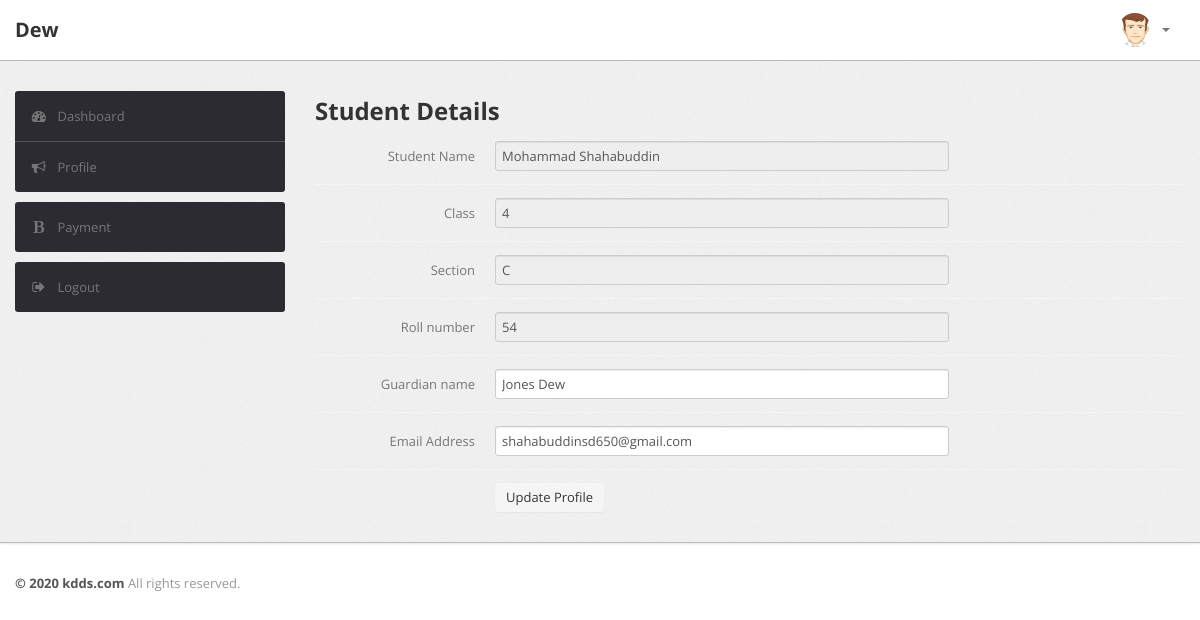
The page /edit_profile.php (signed in) on the database its author committed.
### tables this page shows
CREATE TABLE `student` (
  `id` int(11) NOT NULL,
  `username` varchar(200) NOT NULL,
  `name` varchar(200) NOT NULL,
  `guardian` varchar(200) NOT NULL,
  `class` int(11) NOT NULL,
  `section` varchar(200) NOT NULL,
  `roll` int(11) NOT NULL,
  `email` varchar(200) NOT NULL,
  `password` varchar(200) NOT NULL,
  `date` timestamp NOT NULL DEFAULT CURRENT_TIMESTAMP ON UPDATE CURRENT_TIMESTAMP
);

### edit_profile.php (the view, shortened to what this page needs)
<?php
    include"includes/config.php";
?>
<?php include"includes/header.php"; ?>
<body>
    <?php include"includes/nav.php"; ?>
    <div class="wrapper">
        <div class="container">
            <div class="row">
                <?php include"includes/side_bar.php"; ?>
                <div class="span9">
                    <div class="content">
                        <h2>Student Details</h2>
                        <?php
                            if(isset($_SESSION['username'])){
                                $username = $_SESSION['username'];
                            }
                            $query = "SELECT * FROM student WHERE username = '$username' ";
                            $select_query = mysqli_query($connection, $query);
                            while($row = mysqli_fetch_assoc($select_query)){
                                $name = $row['name'];
                                $guardian = $row['guardian'];
                                $class = $row['class'];
                                $section = $row['section'];
                                $roll = $row['roll'];
                                $email = $row['email'];
                            }
                        ?>
                        <form class="form-horizontal row-fluid" method="post">
                            <div class="control-group">
                                <label class="control-label" for="basicinput">Student Name</label>
                                <div class="controls">
                                    <input type="text" id="basicinput" placeholder="Type something here..." class="span8" value="<?php echo $name; ?>" disabled>
                                </div>
                            </div>
                            <div class="control-group">
                                <label class="control-label" for="basicinput">Class</label>
                                <div class="controls">
                                    <input type="text" id="basicinput" placeholder="Type something here..." class="span8" value="<?php echo $class; ?>" disabled>
                                </div>
                            </div>
                            <div class="control-group">
                                <label class="control-label" for="basicinput">Section</label>
                                <div class="controls">
                                    <input type="text" id="basicinput" placeholder="Type something here..." class="span8" value="<?php echo $section; ?>" disabled>
                                </div>
                            </div>
                            <div class="control-group">
                                <label class="control-label" for="basicinput">Roll number</label>
                                <div class="controls">
                                    <input type="text" id="basicinput" placeholder="Type something here..." class="span8" value="<?php echo $roll; ?>" disabled>
                                </div>
                            </div>
                            <div class="control-group">
                                <label class="control-label" for="basicinput">Guardian name</label>
                                <div class="controls">
                                    <input type="text" id="basicinput" placeholder="Type something here..." class="span8" value="<?php echo $guardian; ?>" name="guardian">
                                </div>
                            </div>
                            <div class="control-group">
                                <label class="control-label" for="basicinput">Email Address</label>
                                <div class="controls">
                                    <input type="text" id="basicinput" placeholder="Type something here..." class="span8" value="<?php echo $email; ?>" name="email">
                                </div>
                            </div>
                            <div class="control-group">
                                <div class="controls">
                                    <button type="submit" class="btn" name="update-profile">Update Profile</button>
                                </div>
                            </div>
                        </form>
                    </div>
                </div>
            </div>
        </div>
    </div>
<?php include"includes/footer.php"; ?>

### css/theme.css (style rules this page uses)
body { font-size: 13px; font-family: 'Open Sans', Arial, sans-serif; background: #fff; color: #777 }
h1, h2, h3, h4, h5, h6 { color: #333; margin-top: 0 }
h2 { font-size: 24px }
.wrapper { background: url(../images/bg.png) #eee; border-bottom: 1px solid #bbb; -webkit-box-shadow: 0 1px 2px rgba(0,0,0,0.1); -moz-box-shadow: 0 1px 2px rgba(0,0,0,0.1); box-shadow: 0 1px 2px rgba(0,0,0,0.1); padding: 30px 0 }
form { margin: 0 }
select, textarea, input[type="text"], input[type="password"], input[type="datetime"], input[type="datetime-local"], input[type="date"], input[type="month"], input[type="time"], input[type="week"], input[type="number"], input[type="email"], input[type="url"], input[type="search"], input[type="tel"], input[type="color"], .uneditable-input, label, input, button, select, textarea { -webkit-border-radius: 3px; -moz-border-radius: 3px; border-radius: 3px; font-size: 13px; font-family: 'Open Sans', Tahoma, Arial, sans-serif }
.form-horizontal .control-group, .form-vertical .control-group { margin-bottom: 0 }
.form-horizontal .control-group+.control-group, .form-vertical .control-group+.control-group { margin-top: 13px; padding-top: 13px; border-top: 1px solid #f5f5f5 }
.btn, .btn-box { -webkit-border-radius: 3px; -moz-border-radius: 3px; border-radius: 3px }
.btn { font-size: 13px; font-weight: 600 }
.btn { display: inline-block; margin-bottom: 0; font-weight: 400; text-align: center; vertical-align: middle; cursor: pointer; background-image: none; border: 1px solid transparent; white-space: nowrap; padding: 4px 10px; font-size: 13px; line-height: 1.42857; border-radius: 4px; -webkit-user-select: none; -moz-user-select: none; -ms-user-select: none; user-select: none }

### rows shown on the page
student: name "Mohammad Shahabuddin", class "4", section "C", roll "54", guardian "Jones Dew", email "shahabuddinsd650@gmail.com"

### other values the page prints
$_SESSION['username'] "Dew"
